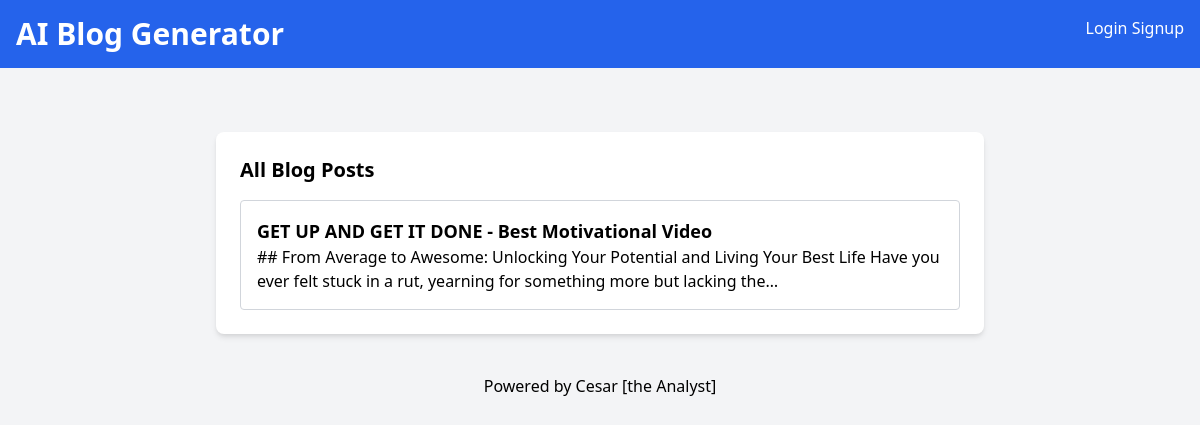
Page /blog_list (signed in) on the earlier database version.
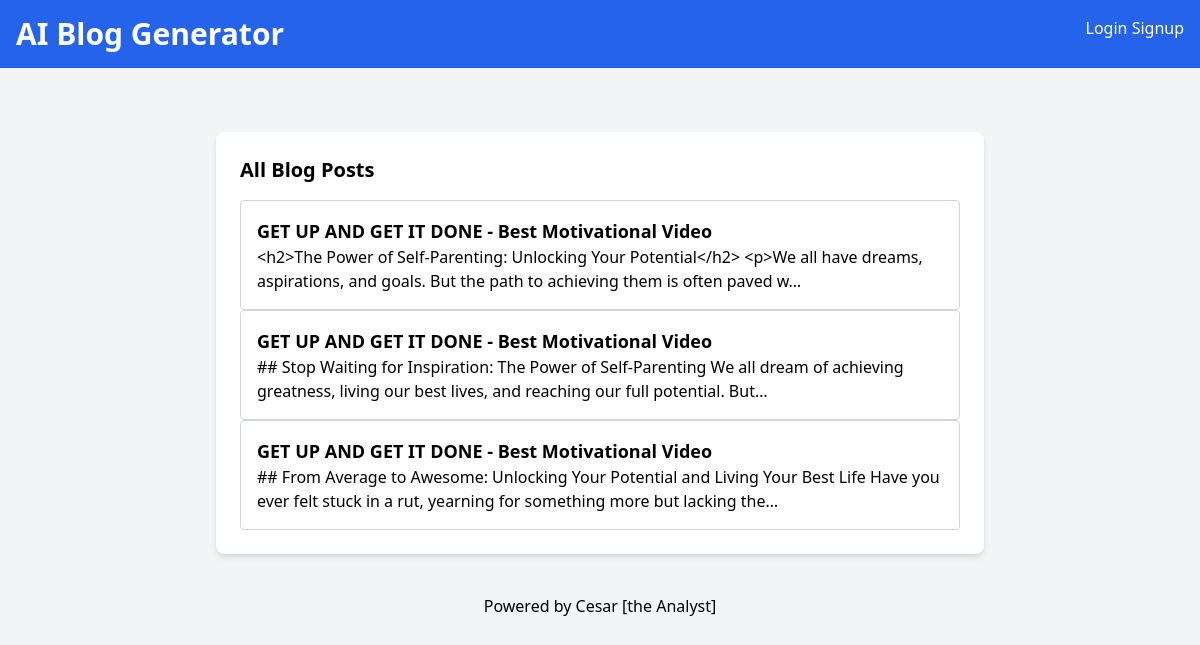
Same page on the later database version.
### blog_generator/models.py (models this page shows)
class BlogPost(models.Model):
    user = models.ForeignKey(User, on_delete=models.CASCADE)
    youtube_title = models.CharField(max_length=300)
    youtube_link = models.URLField()
    generated_content = models.TextField()
    created_at = models.DateTimeField(auto_now_add=True)

### blog_generator/views.py (the view)
# urls.py: path('blog_list', views.blog_list, name='blog_list'),
@login_required
def blog_list(request):
    blog_articles = BlogPost.objects.filter(user=request.user)
    return render(request, 'all-blogs.html', {'blog_articles': blog_articles})

### templates/all-blogs.html (shortened to what this page needs)
<!DOCTYPE html>
<html lang="en">
<head>
    <link href="https://cdn.jsdelivr.net/npm/tailwindcss@2.2.19/dist/tailwind.min.css" rel="stylesheet">
</head>
<body class="bg-gray-100 font-sans antialiased">
    <nav class="bg-blue-600 p-4 text-white flex justify-between">
        <div>
            <h1 class="text-3xl font-bold">AI Blog Generator</h1>
        </div>
        <div>
            <a href="login" class="text-white hover:underline">Login</a>
            <a href="signup" class="text-white hover:underline">Signup</a>
        </div>
    </nav>
    <br>
    <div class="container mx-auto mt-10 px-4 sm:px-0">
        <div class="max-w-3xl mx-auto bg-white p-6 rounded-lg shadow-md">
            <section>
                <h2 class="text-xl mb-4 font-semibold">All Blog Posts</h2>
                <div class="space-y-4">
                    {% for article in blog_articles reversed %}
                    <a href='blog-details/{{article.id}}'>
                    <div class="border border-gray-300 p-4 rounded">
                        <h3 class="text-lg font-semibold">{{article.youtube_title}}</h3>
                    <p>{{article.generated_content |truncatechars:160}}</p>
                    </div>
                    </a>
                {% endfor%}
                </div>
            </section>
        </div>
    </div>
    <footer class="text-center p-4 text-blacl mt-6">
        Powered by <a href="inkedin.com/in/cesar-dushimimana-731345236/">Cesar [the Analyst]</a>
    </footer>
</body>
</html>

Differences in the rows shown:
added BlogPost: youtube_title "GET UP AND GET IT DONE - Best Motivational Video", generated_content "<h2>The Power of Self-Parenting: Unlocking Your Potential</h2> <p>We all have dreams, aspirations, and goals. But the path to achieving them is often paved w…"
added BlogPost: youtube_title "GET UP AND GET IT DONE - Best Motivational Video", generated_content "## Stop Waiting for Inspiration: The Power of Self-Parenting We all dream of achieving greatness, living our best lives, and reaching our full potential. But…"
